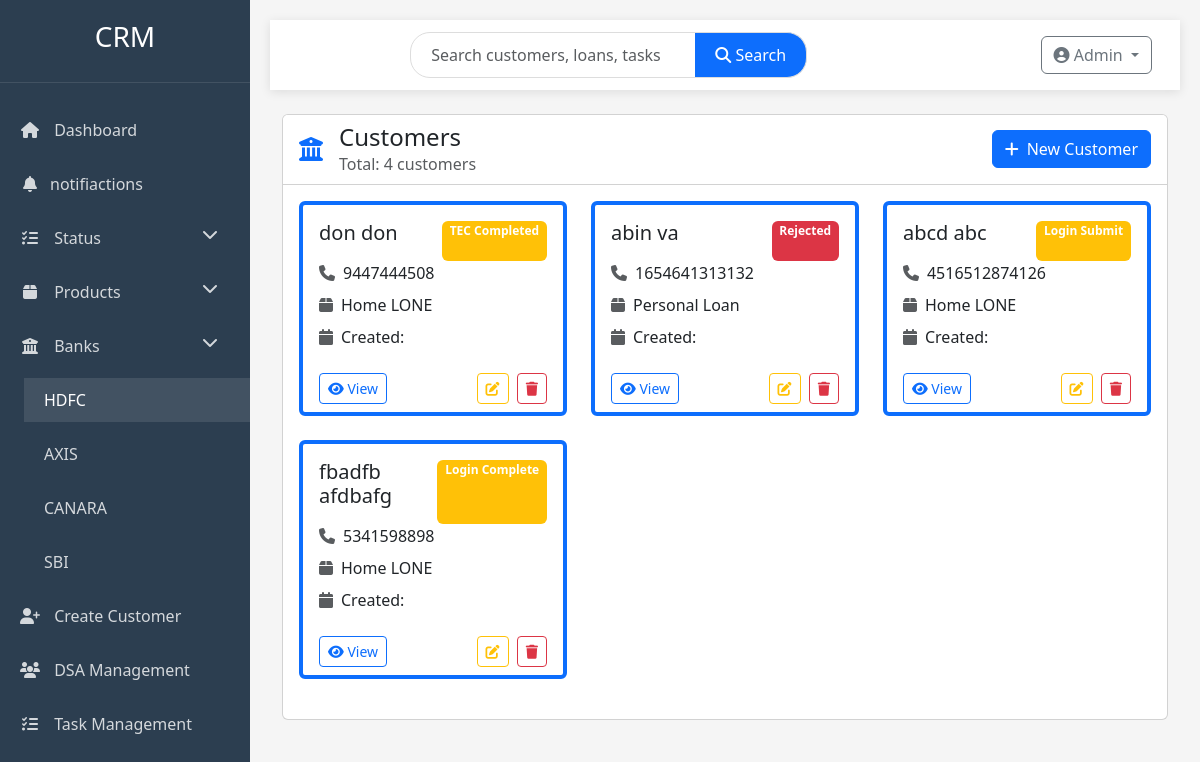
The app's page /categories/HDFC/, older data.
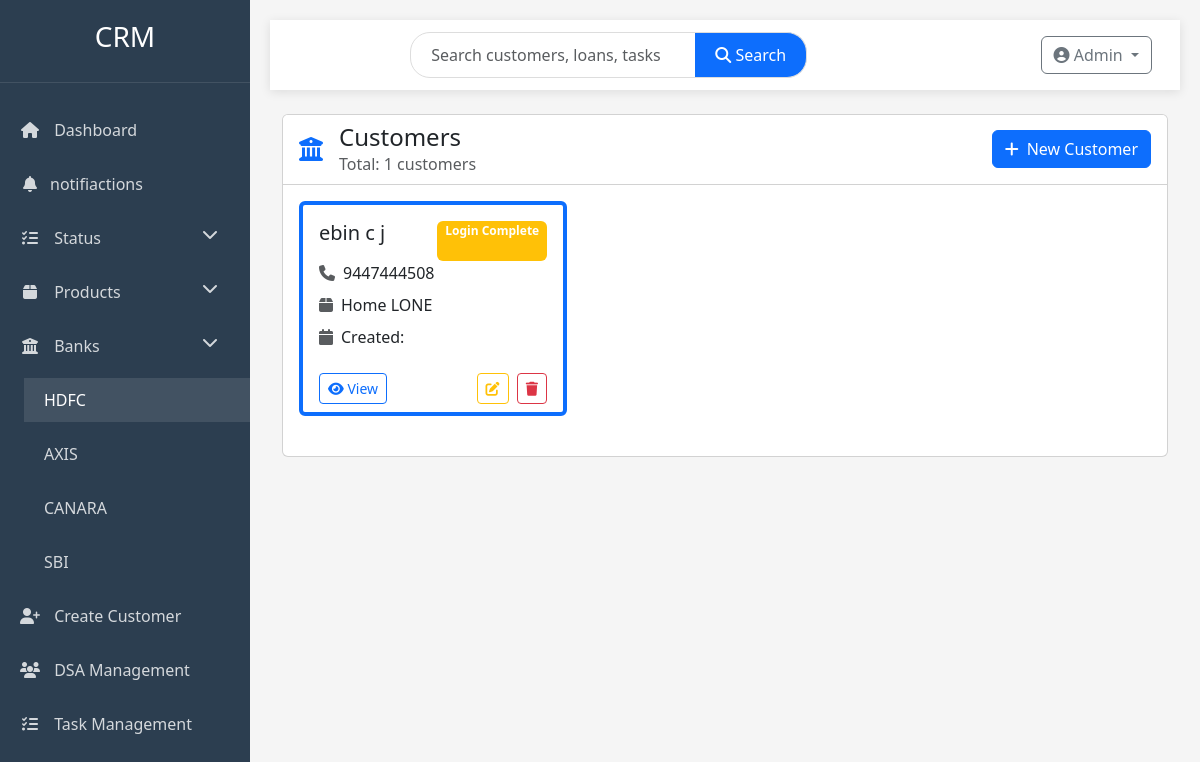
The same page, newer data.
### profiles/models.py (models this page shows, shortened)
class Customer(models.Model):
    f_name = models.CharField(max_length=50)
    l_name = models.CharField(max_length=50)
    phone_num = models.IntegerField()
    product = models.CharField(choices=PRODUCT_CHOICE, max_length=20)
    bank = models.CharField(choices=BANK_CHOICE, max_length=20)
    status = models.CharField(choices=STATUS_CHOICES, max_length=20)
    type = models.CharField(choices=TYPE_CHOICES, max_length=4)
    dsa = models.ForeignKey(DSA, on_delete=models.SET_NULL, null=True, blank=True)
    created_date = models.DateField(auto_now_add=True)

### profiles/views.py (the view)
# urls.py: path('categories/<slug:val>/', views.Bank_Category.as_view(), name="category"),
class Bank_Category(View):
    def get(self, request, val):
        customers = Customer.objects.filter(bank=val)
        titles = customers.values('f_name', 'l_name')
        return render(request, 'Bank_category.html', {'customers': customers, 'titles': titles})

### templates/Bank_category.html (shortened to what this page needs)
{% extends 'base.html' %}
{% block content %}
<div class="row animate-fade">
    <div class="col-12">
        <div class="card">
            <div class="card-header bg-white">
                <div class="d-flex justify-content-between align-items-center">
                    <div class="d-flex align-items-center">
                        <i class="fas fa-university me-3 text-primary" style="font-size: 1.5rem;"></i>
                        <div>
                            <h4 class="mb-0">{{ bank_name }} Customers</h4>
                            <p class="text-muted mb-0">Total: {{ customers.count }} customers</p>
                        </div>
                    </div>
                    <a href="{% url 'create_customer' %}" class="btn btn-primary">
                        <i class="fas fa-plus me-2"></i>New Customer
                    </a>
                </div>
            </div>
            <div class="card-body">
                {% if customers %}
                <div class="row">
                    {% for cstmr in customers %}
                    <div class="col-xl-4 col-md-6 mb-4">
                        <div class="card h-100 border-start border-4 border-primary">
                            <div class="card-body">
                                <div class="d-flex justify-content-between">
                                    <h5 class="card-title mb-3">{{ cstmr.f_name }} {{ cstmr.l_name }}</h5>
                                    <span class="badge bg-{% if cstmr.status == 'disp' %}success{% elif cstmr.status == 'reject' %}danger{% else %}warning{% endif %}">
                                        {{ cstmr.get_status_display }}
                                    </span>
                                </div>
                                <div class="customer-info">
                                    <div class="d-flex align-items-center mb-2">
                                        <i class="fas fa-phone text-muted me-2"></i>
                                        <span>{{ cstmr.phone_num }}</span>
                                    </div>
                                    <div class="d-flex align-items-center mb-2">
                                        <i class="fas fa-box text-muted me-2"></i>
                                        <span>{{ cstmr.get_product_display }}</span>
                                    </div>
                                    <div class="d-flex align-items-center">
                                        <i class="fas fa-calendar text-muted me-2"></i>
                                        <span>Created: {{ cstmr.created_at|date:"M d, Y" }}</span>
                                    </div>
                                </div>
                            </div>
                            <div class="card-footer bg-transparent border-0 d-flex justify-content-between">
                                <a href="{% url 'details' cstmr.pk %}" class="btn btn-sm btn-outline-primary">
                                    <i class="fas fa-eye"></i> View
                                </a>
                                <div>
                                    <a href="{% url 'edit' cstmr.pk %}" class="btn btn-sm btn-outline-warning me-1">
                                        <i class="fas fa-edit"></i>
                                    </a>
                                    <a href="{% url 'delete' cstmr.pk %}" class="btn btn-sm btn-outline-danger">
                                        <i class="fas fa-trash"></i>
                                    </a>
                                </div>
                            </div>
                        </div>
                    </div>
                    {% endfor %}
                </div>
                {% else %}
                <div class="text-center py-5">
                    <i class="fas fa-users-slash fa-3x text-muted mb-3"></i>
                    <h5>No customers found for {{ bank_name }}</h5>
                    <p class="text-muted">Click the button above to add a new customer</p>
                </div>
                {% endif %}
            </div>
        </div>
    </div>
</div>
{% endblock %}

Row changes from the older to the newer data that the page shows:
no longer on this page (row edited): Customer: f_name "don", l_name "don", status "TEC Completed", phone_num "9447444508", product "Home LONE"
no longer on this page (row edited): Customer: f_name "abin", l_name "va", status "Rejected", phone_num "1654641313132", product "Personal Loan"
removed Customer: f_name "abcd", l_name "abc", status "Login Submit", phone_num "4516512874126", product "Home LONE"
removed Customer: f_name "fbadfb", l_name "afdbafg", status "Login Complete", phone_num "5341598898", product "Home LONE"
added Customer: f_name "ebin", l_name "c j", status "Login Complete", phone_num "9447444508", product "Home LONE"
Text that changed along with them:
{{ customers.count }}: "4" → "1"
